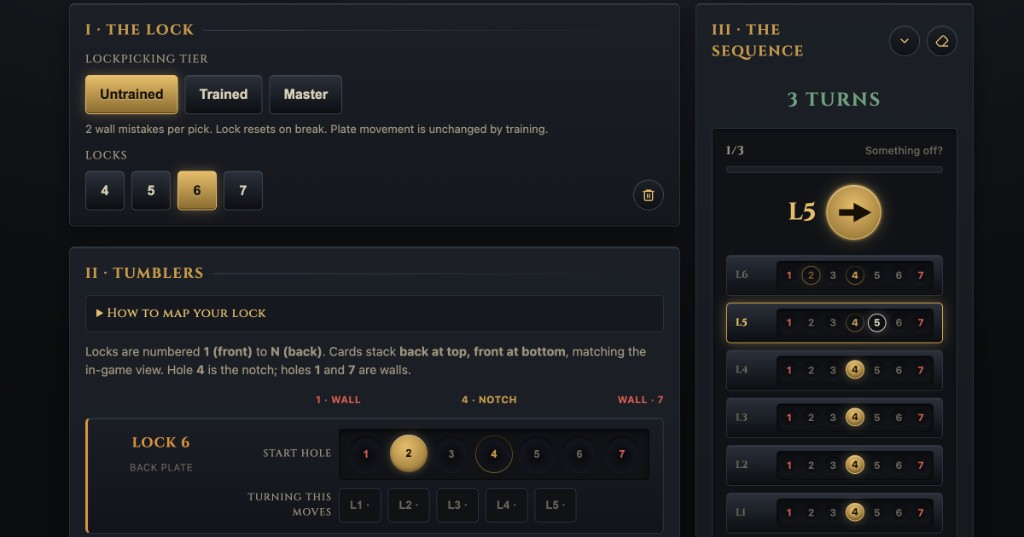
#> input picture assets/og-screenshot-source.png, 1024 x 537 px
$ python generate-og-image.py
#> lines starting #> are read from the running program, lines starting #| are printed output that depends on the picture
#!/usr/bin/env python3
"""Build assets/og-image.png (1200x630) from the UI screenshot + footer CTA."""

from pathlib import Path

from PIL import Image, ImageDraw, ImageFont

ROOT = Path(__file__).resolve().parents[1]
SRC = ROOT / "assets" / "og-screenshot-source.png"
OUT = ROOT / "assets" / "og-image.png"
CINZEL = ROOT / "assets" / "fonts" / "Cinzel.ttf"

W, H = 1200, 630
FOOTER = 88
PAD_X = 40
BG = (11, 12, 14)


def cinzel(size: int, weight: int = 700) -> ImageFont.FreeTypeFont:
    font = ImageFont.truetype(CINZEL, size)
    if hasattr(font, "set_variation_by_axes"):
        font.set_variation_by_axes([weight])
    return font


def bronze_button(size: tuple[int, int]) -> Image.Image:
    btn_w, btn_h = size
    btn = Image.new("RGBA", size, (0, 0, 0, 0))
    bd = ImageDraw.Draw(btn)
    for y in range(btn_h):
        t = y / max(btn_h - 1, 1)
        r = int(230 * (1 - t) + 138 * t)
        g = int(189 * (1 - t) + 106 * t)
        b = int(107 * (1 - t) + 47 * t)
        bd.line([(0, y), (btn_w, y)], fill=(r, g, b, 255))
    mask = Image.new("L", size, 0)
    ImageDraw.Draw(mask).rounded_rectangle([0, 0, btn_w, btn_h], radius=5, fill=255)
    btn.putalpha(mask)
    return btn


def main() -> None:
    if not SRC.exists():
        raise SystemExit(f"Missing source screenshot: {SRC}")

    shot_h = H - FOOTER
    shot = Image.open(SRC).convert("RGBA").resize((W, shot_h), Image.Resampling.LANCZOS)
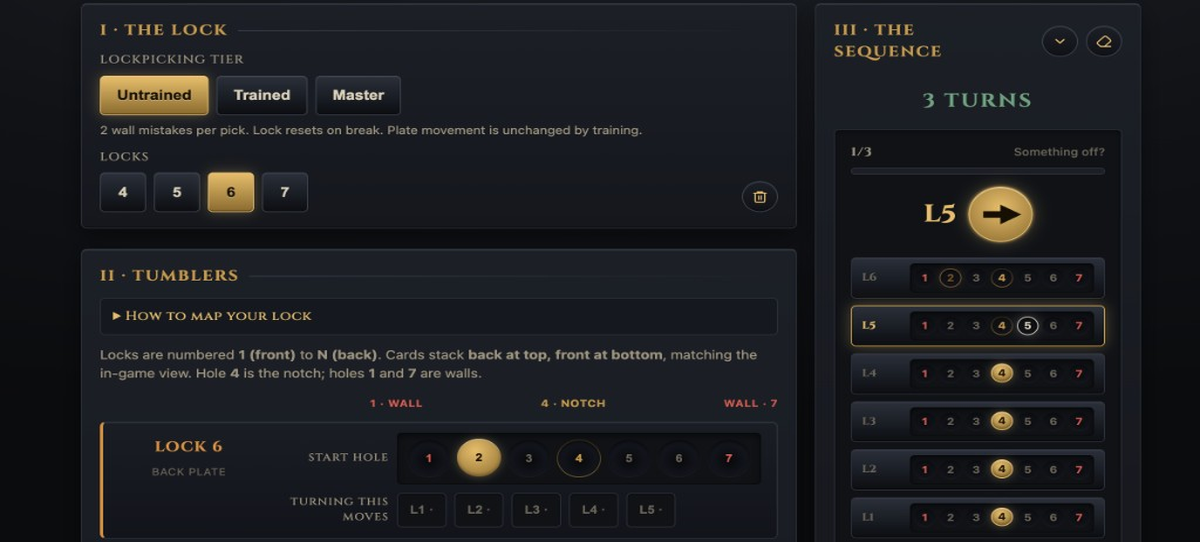
#> shot: PIL image 1200x542 RGBA; mean R, G, B, A 28.3, 29.4, 32.9, 255
    canvas = Image.new("RGBA", (W, H), BG + (255,))
    canvas.paste(shot, (0, 0))
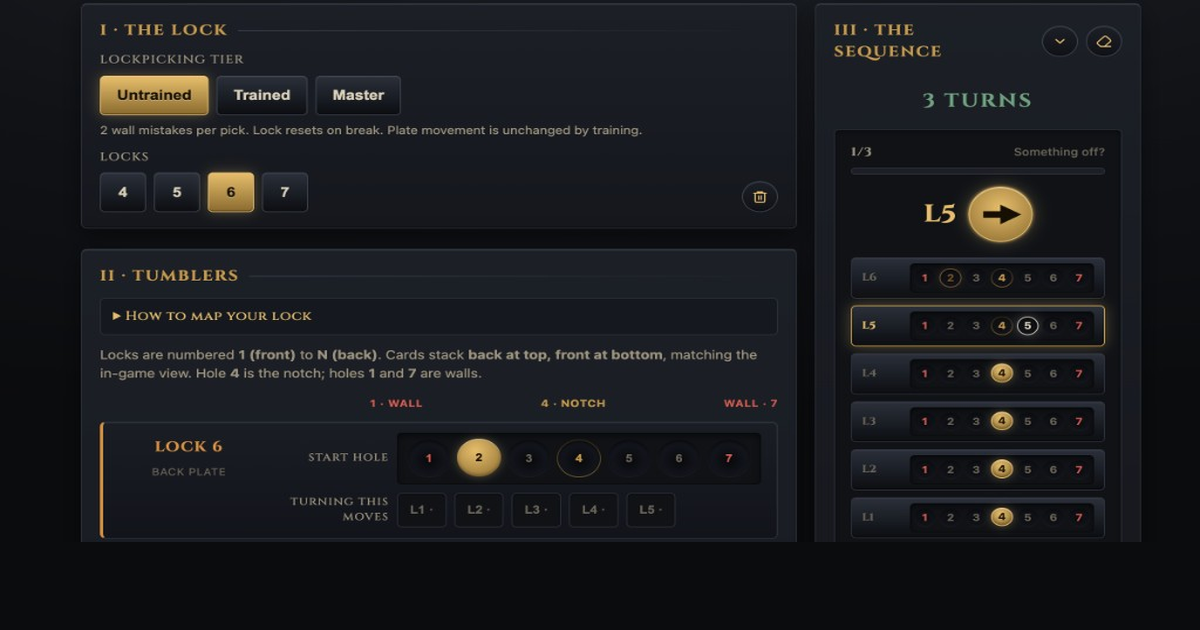
#> canvas: PIL image 1200x630 RGBA; mean R, G, B, A 25.9, 27, 30.3, 255

    fade_h = 36
    fade = Image.new("RGBA", (W, fade_h), (0, 0, 0, 0))
#> fade: PIL image 1200x36 RGBA; every value is 0
    fd = ImageDraw.Draw(fade)
    for y in range(fade_h):
        alpha = int(255 * (y / (fade_h - 1)) ** 1.15)
        fd.line([(0, y), (W, y)], fill=BG + (alpha,))
    canvas.paste(fade, (0, shot_h - fade_h), fade)
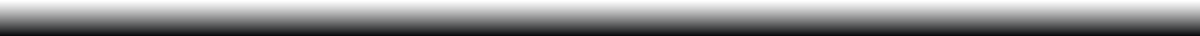
#> fade: PIL image 1200x36 RGBA; mean R, G, B, A 11, 12, 14, 118.5; transparent parts drawn white
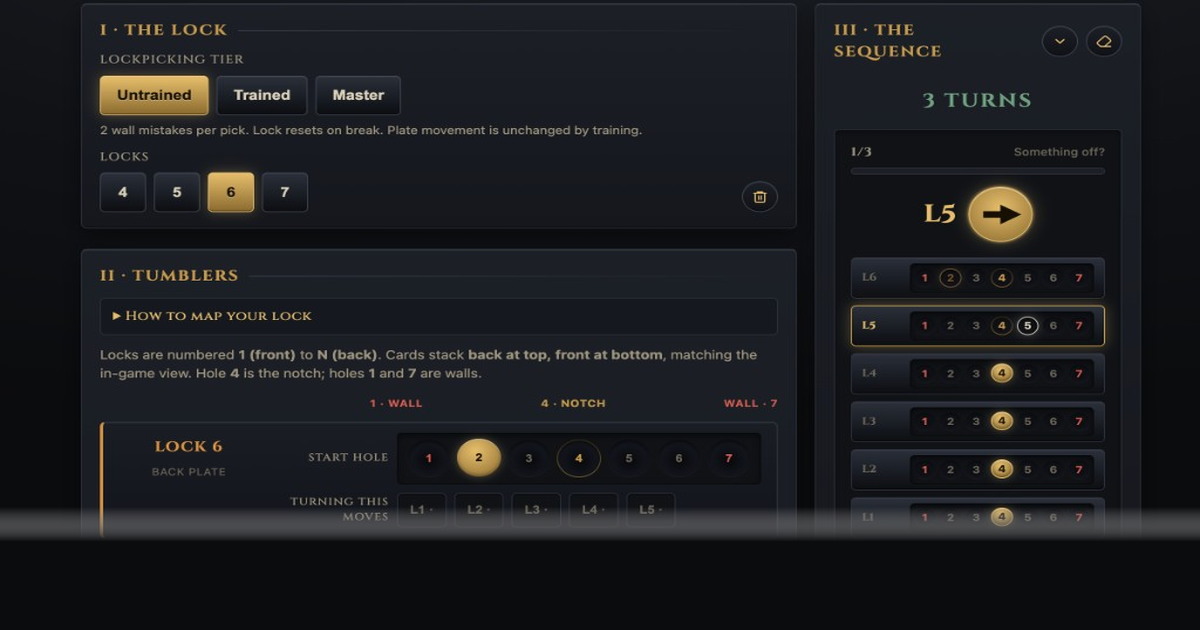
#> canvas: PIL image 1200x630 RGBA; mean R, G, B, A 25.6, 26.7, 29.9, 252.7; transparent parts drawn white

    draw = ImageDraw.Draw(canvas)
    font_brand = cinzel(30)
    font_cta = cinzel(18)

    brand = "Gothic Lock Breaker"
    cta = "BREAK THE LOCK"

    fy = shot_h
    draw.line([(0, fy), (W, fy)], fill=(199, 154, 75, 110), width=1)
    # Slightly above geometric center — footer content reads low otherwise.
    cy = fy + FOOTER * 0.44

    draw.text(
        (PAD_X, cy),
        brand,
        font=font_brand,
        fill=(230, 189, 107, 255),
        anchor="lm",
    )

    cta_bb = draw.textbbox((0, 0), cta, font=font_cta)
    cta_w, cta_h = cta_bb[2] - cta_bb[0], cta_bb[3] - cta_bb[1]
    btn_pad_x, btn_pad_y = 26, 14
    btn_w = cta_w + btn_pad_x * 2
    btn_h = cta_h + btn_pad_y * 2
    btn_x0 = W - PAD_X - btn_w
    btn_y0 = round(cy - btn_h / 2)
    btn_cx = btn_x0 + btn_w / 2

    btn_img = bronze_button((btn_w, btn_h))
    canvas.paste(btn_img, (btn_x0, btn_y0), btn_img)
    draw.text((btn_cx, cy), cta, font=font_cta, fill=(22, 15, 4, 255), anchor="mm")

    canvas.convert("RGB").save(OUT, optimize=True)
    print(f"Wrote {OUT} ({W}x{H})")


if __name__ == "__main__":
#> (the run stopped early here; a loop or call above may not have finished)
